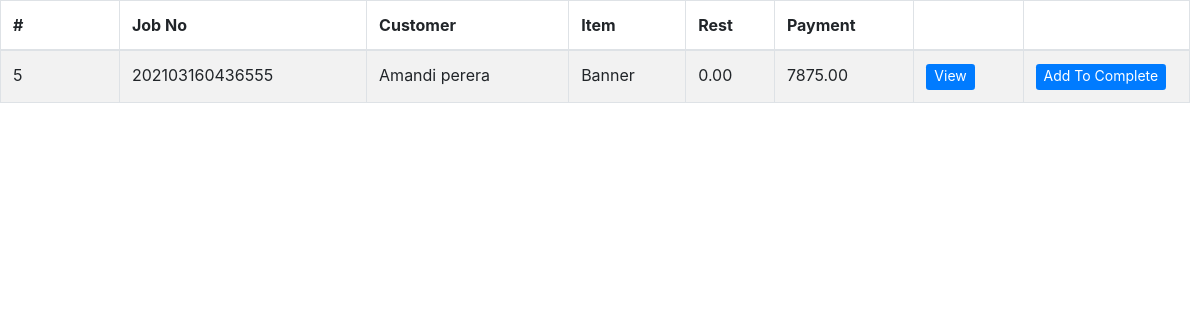
The page /tables/dispatch_table.php (signed in) on the database its author committed.
### tables this page shows
CREATE TABLE `jobs` (
  `id` int(11) NOT NULL,
  `job_no` varchar(100) NOT NULL,
  `customer` varchar(400) NOT NULL,
  `channel` varchar(100) NOT NULL,
  `job_type` varchar(100) NOT NULL,
  `product` varchar(100) NOT NULL,
  `category` varchar(100) NOT NULL,
  `material` varchar(64) NOT NULL,
  `size` varchar(50) NOT NULL,
  `bind` varchar(50) NOT NULL,
  `colour` text NOT NULL,
  `user_description` varchar(250) NOT NULL,
  `date` date NOT NULL,
  `quantity` decimal(10,2) NOT NULL,
  `unit_price` decimal(10,2) NOT NULL,
  `budget` decimal(10,2) NOT NULL,
  `discount` decimal(10,2) NOT NULL DEFAULT '0.00',
  `discounted` decimal(10,2) NOT NULL,
  `ad_pay_amount` decimal(10,2) NOT NULL,
  `rest` decimal(10,2) NOT NULL,
  `admin_description` varchar(250) NOT NULL,
  `state` enum('request','design','production','reject','QA','complete','dispatch') NOT NULL,
  `accepted_by` varchar(100) NOT NULL,
  `designed_by` varchar(150) NOT NULL,
  `production_by` varchar(150) NOT NULL,
  `checked_by` varchar(100) NOT NULL,
  `failed_reason` varchar(255) NOT NULL,
  `cash` decimal(10,2) NOT NULL,
  `change_amt` decimal(10,2) NOT NULL,
  `payment` decimal(10,2) NOT NULL,
  `dispatch_day` varchar(100) NOT NULL,
  `dispatch_year` varchar(10) NOT NULL,
  `dispatch_month` varchar(10) NOT NULL,
  `dispatched_by` varchar(150) NOT NULL
);

### tables/dispatch_table.php (the view, shortened to what this page needs)
<!DOCTYPE html>
<html>
<head>
</head>
<body>
      <?php
       require '../include/config.php';
       $view_status ="dispatch";
      if(isset($_POST["query"]))
      {
         $search =$_POST["query"];
         $query = "SELECT * FROM jobs WHERE state='$view_status' AND id LIKE '%".$search."%' ";
      }
      else
      {
         $query = "SELECT * FROM jobs WHERE state='$view_status'";
      }
      $result = mysqli_query($conn ,$query);
      if(mysqli_num_rows($result)>0)
      {
        ?>
     <div class="tablealign">
     <?php include('../include/head.php'); ?>
      <table id="example" class="table table-striped table-bordered" style="width:100%">
       <thead>
        <tr>
         <th>#</th>
         <th>Job No</th>
         <th>Customer</th>
         <th>Item</th>
         <th>Rest</th>
         <th>Payment</th>
         <th></th>
         <th style="width: 14%;"></th>
        </tr>
       </thead>
       <tbody>
       <?php
       while($row = mysqli_fetch_array($result))
       {
        echo '
        <tr>
         <td style="width: 10%;">'.$row["id"].'</td>
         <td>'.$row["job_no"].'</td>
         <td>'.$row["customer"].'</td>
         <td>'.$row["product"].'</td>
         <td>'.$row["rest"].'</td>
         <td>'.$row["payment"].'</td>
         <td><button type="button" id="'.$row["id"].'" name="'.$row["id"].'" class="btn btn-primary btn-sm view_data" data-toggle="modal" data-target="#myModaldispatch" style="border: 0px; color: #ffffff; font-size: 14px; padding-top: 1px;">View</button></td>';
        if($row["payment"]>=$row["rest"]){
          echo  '<td><button type="button"  onclick="addcomplete('.$row["id"].')" class="btn btn-primary btn-sm" style="border: 0px; color: #ffffff; font-size: 14px; padding-top: 1px;">Add To Complete</button></td>';
        }
        else {
          echo  '<td><button type="button"  onclick="addcomplete('.$row["id"].')" class="btn btn-primary btn-sm tooltip" style="border: 0px; color: #ffffff; font-size: 14px; padding-top: 1px;" disabled>Add To Complete</button></td>';
        }
        echo '</tr>';
       }
       ?>
       </tbody>
      </table>
    </div>
       <?php
      }
      else
      {
       echo 'Data Not Found';
      }
      ?>
  </body>
  </html>

### css/sb-admin.css (style rules this page uses)
html { position: relative; min-height: 100%; }
body { overflow-x: hidden; }

### tables/dispatch_table.php (style rules this page uses)
.tablealign { margin-right: 10px; }

### rows shown on the page
jobs: id "5", job_no "202103160436555", customer "Amandi perera", product "Banner", rest "0.00", payment "7875.00"
